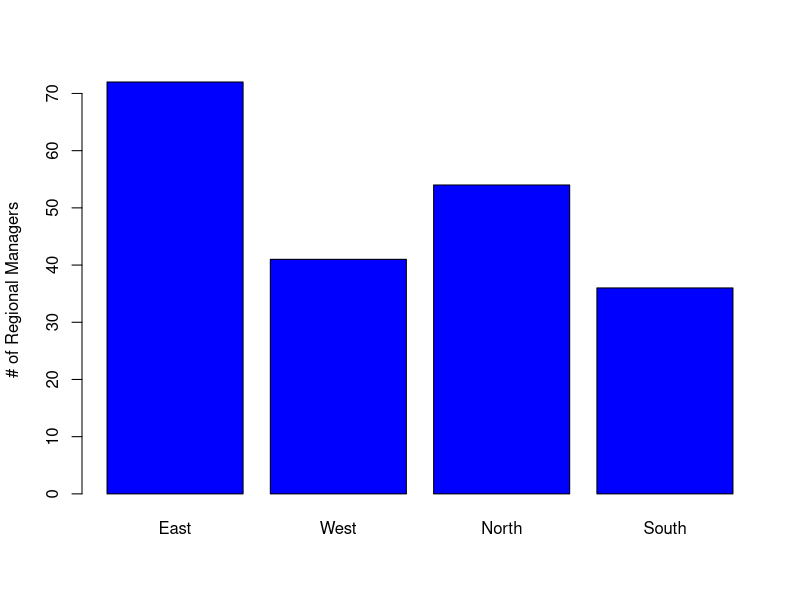

Source code (R):
## ---- chunk 1
knitr::opts_chunk$set(echo = TRUE)
## ---- chunk 2
# Lets create a little plot
# create some data
data <- data.frame(a = c(72,41,54,36), b=c('East','West','North','South'))

# generate plot
barplot(data$a, 
        names.arg = data$b, 
        col="blue", 
        ylab="# of Regional Managers")

# function name
# function parameters
# return values

## ---- chunk 3



# See the variable value


## ---- chunk 4
# Not sure which will run? 
# Use the assignment operator to assign the value 5 to a variable using the names above. Feel free to test some you define yourself!

My_favoritePASSWORDofAlL.tymes <- 5

## ---- chunk 5
# Let's set some variables to an integer.

# Uncomment the line below.
# Look for a red x to the left of the line number
# Try to run the line of code.

# NoCommasReally <- -22,550,675

# Remember to re-comment the line because the error may keep the notebook from rendering.
## ---- chunk 6

# Now we'll define some floating point variables

# stillNoCommas <- 4,325.98


## ---- chunk 7
# Some text examples




## ---- chunk 8



## ---- chunk 9
# To explore when data strings break, uncomment the next line and try to run it. We are just trying to find out what the date is 4 days from our date string:

# letsAdd4Days <- aDateButItsReallyAString + 4

# !! Recomment it when you are done. Otherwise you notebook won't render.
## ---- chunk 10
# Let's try some dates



## ---- chunk 11


## ---- chunk 12
# Example of boolean



## ---- chunk 13

# Create a variable and set it to some text.

# Create a variable and set it to a numeric value

# Create a text variable and set it to a text date.

# Create a date variable and convert the text date to a date using `as.Date()`

# Print your date variable to the screen

## ---- chunk 14
# Let's clean up the variables to make it easier to see what's going on
rm(list=ls())

# EXAMPLES OF HOW TO CREATE VECTORS
# (Single Data Type)

# Integer. Ok, fine, double.



# Decimal. Ok, fine, double.



# Text



# Boolean/Logical



# Into the weeds we go ....
# Also a vector:



## ---- chunk 15
# Make sure you ran the code above to define the vectors. Click on the green run button in the code chunk above. 
# VECTORS

# Let's Get Fancy!



## ---- chunk 16
# Create a 2-D matrix

# What happens if you create a matrix with more elements than your data?

# What happens if you create a matrix with fewer elements than your data?

# Create a 2-D matrix filled with zeros
# that you can fill it in later.

# Ooh let's set an element to some other value...

## ---- chunk 17
# Create a 3-D matrix

# Set a value
# Access using [row, col, dim]

# Set the value of the 5th column, 3rd row and 2nd dimension of myArray to your favorite number. Print out "my_array" to see the change

## ---- chunk 18
# Create a dataframe



# extract data from dataframe



## ---- chunk 19
# Create some data to use for the problems below. Make sure you run this line of code
data <- c(1:24) 

# Create an array/vector that holds 4 words

# Create a two-dimensional maxtrix and fill it with `data`
# Try using dimensions that fit the data and dimensions that don't

# Define matrix to be the same number of elements as data

# Define matrix to be larger than data

# Define matrix to be smaller than data

# Create a 3-dimensional matrix and fill it with `data`
# Try using dimensions that fit the data and dimensions that don't

# Make a 3-dimensional matrix and fill it with zeros
# pick whatever dimensions you want, but don't break your computer with huge values!
# print out matrix

# Make a dataframe with two rows and three columns of data
# Print out the dataframe

## ---- chunk 20
# Let's clear out our variables
rm(list=ls())

# Unary

  
# Binary



## ---- chunk 21
# Use operators with values


# Separate Output
print('* * * * * * * * * * *')

# Use familiar operators with variables
# We'll be creative and use new values

# Declare some variables and set them to values



# Apply operators



## ---- chunk 22


# Integer Division & Modulus using first divisor

# Separate Output
print("* * * * * * * * * *")

# Integer Division & Modulus using second divisor

## ---- chunk 23
# Let's clear out our variables
rm(list=ls())

# Define some variables and set them to a value
bigWolf <- 135 # this is the weight of a wolf in pounds
medWolf1 <- 85 # this is an average sized wolf
medWolf2 <- 85.000000000001 # this is another average sized wolf
smallWolf <- 50 # small wolf

myGermanShepard <- 85 # weight of my dog, if I had one

# Let's compare my shepard to the different wolves


# Let's look at `==` more closely

# BUT what if that 85.000000000001 was the result of calculating an average weight. In this situation .000000000001 may not be a meaningful difference

## ---- chunk 24
a <-  0.4 + 0.5
b <-  0.9
epsilon <- 1e-9 # a very small number

(a-b) < epsilon # if the difference is less, then you assume equality.
print(a-b)
## ---- chunk 25
# Use variables from last section

# Define some variables to compare
numWolves <- 50
numDogs <- 25
numCats <- 100

# Define some Boolean variables and set them
isParty <- FALSE
haveHotdogs <- TRUE
haveCheetos <- TRUE

# Check if numWolves is less than numDogs AND numCats is less than numDogs

# Check if numDogs is less than or equal to 25 OR numCats is less than or equal to 25

# Check if numDogs is less than 150 OR numCats is less than 150

# See isParty is TRUE AND if numDogs is greater than 0 AND haveHotdogs is FALSE
# This could be a problem

# See if (numDogs is greater than zero AND haveHotdogs is TRUE) OR (numCats is greater than 0 AND haveCheetos is TRUE)


# How could you fix the expression above to make sure that you have food available for both cats and dogs who come to your party?



## ---- chunk 26

# PROBLEM 1
# You need to see if you have more buns than hotdogs. Create two variables, numBuns and numHotdogs and set them to any values you want. Create a variable "haveEnoughBuns" and write an expression that sets `haveEnoughBuns` to TRUE if you have enough. Try different values for `numBuns` and `numHotdogs`, if you want.

# Declare `numBuns` and `numHotDogs` and set to some values


# Check if you have enough buns.

# NOOOOOOOO!!!

# PROBLEM 2

# We need to make sure we have potato chips for our guests for our Friday night party

# Declare the following variables:
#
# `perfectChipsPortion`: set it to the number of grams a perfect portion of potato chips would be
# `numGuests`: set it to the number of guests you've invited

# Also declare
# `numBagsChips`: set to the number of bag of chips you picked up
# `gramsPerBag`: set this to the number of grams of chips per bag



# Calculate the number of grams of chips you need for all your guests
# name the variable `chipsNeededInGrams`


# Calculate how many of grams of chips you have
# name this variable `totalChipsInGrams`


# Create a Boolean variable and name it `haveEnoughChips`
# compare the number of chips you need to the number you have (in grams)
# You want `haveEnoughChips` to be TRUE if you have enough


# How many grams of chips do I need?

# How many grams of chips do I have?

# Do I have enough chips? Drum roll please...

# PROBLEM 3
# Use a logical operator to check whether you have enough buns for your hotdogs and enough chips for your guests. Declare a variable to store the result.

# PROBLEM 4
# In this problem we are going to write code that let's use check whether a number is even.

# Declare a variable and set it to the number you want to check

# Use modulus to find the remainder of dividing your number by 2. 
# Then check if the remainder is zero. 
# This can be done it two steps or one

# Two Steps

# One step



